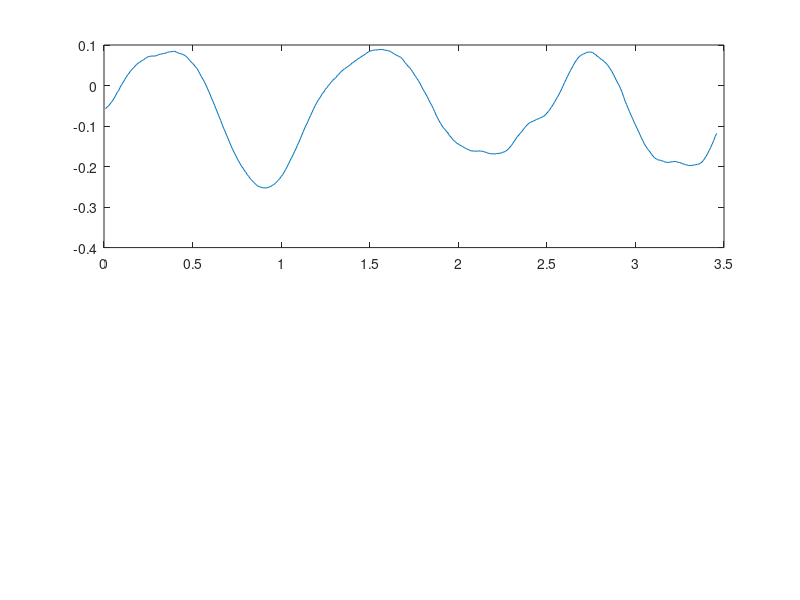

Write MATLAB code to recreate this figure. (Note: this script raises an error after producing the figure.)
%% Initialization
clear;
close all;
clc;


%% Set font sizes
axFontSize = 30;
labelFontSize = 35;
titleFontSize = 40;


%% Load data to show usefulness of generalized coordinates
load NoGenCoordResults.mat;
xEstNoGenCoord = xEst(:,1:end-1);
sseNoGenCoordObs = sse.xobs;
sseNoGenCoord = sse.xh;

load GenCoordResults.mat;
xEstGenCoord = xEst;
sseGenCoordObs = sse.xobs;
sseGenCoord = sse.xh;

figure;
subplot(2,1,1);
box on;
hold on;
plot(t,x(1,:));
plot(t,xEstNoGenCoord(1,:));
plot(t,xEstGenCoord(1,:));
legend('Measured',['DEM without gen. coord. (SSE = ' ...
                         num2str(sseNoGenCoordObs) ')'],...
                        ['DEM with gen. coord. (SSE = ' ...
                         num2str(sseGenCoordObs) ')']);
xlabel('Time (s)','FontSize',labelFontSize);
ylabel('$\phi$ (rad)','FontSize',labelFontSize,...
                              'Interpreter','latex');
title('DEM roll angle estimates with and without generalized coordinates',...
      'FontSize',titleFontSize);
ax = gca;
ax.FontSize = axFontSize;
subplot(2,1,2);
box on;
hold on;
plot(t,x(2,:));
plot(t,xEstNoGenCoord(2,:));
plot(t,xEstGenCoord(2,:));
legend('Measured',['DEM without gen. coord. (SSE = ' ...
                         num2str(sseNoGenCoord) ')'],...
                        ['DEM with gen. coord. (SSE = ' ...
                         num2str(sseGenCoord) ')']);
xlabel('Time (s)','FontSize',labelFontSize);
ylabel('$\dot{\phi}$ (rad/s)','FontSize',labelFontSize,...
                              'Interpreter','latex');
title('DEM roll rate estimates with and without generalized coordinates',...
      'FontSize',titleFontSize);
ax = gca;
ax.FontSize = axFontSize;


%% Load data to show usefulness of generalized output
load NoGenOutputResults.mat;
xEstNoGenOutput = xEst;
sseNoGenOutputObs = sse.xobs;
sseNoGenOutput = sse.xh;

load GenCoordResults.mat;
xEstGenOutput = xEst;
sseGenOutputObs = sse.xobs;
sseGenOutput = sse.xh;

figure;
subplot(2,1,1);
box on;
hold on;
plot(t,x(1,:));
plot(t,xEstNoGenOutput(1,:));
plot(t,xEstGenOutput(1,:));
legend('Measured',['DEM without gen. output (SSE = ' ...
                         num2str(sseNoGenOutputObs) ')'],...
                         ['DEM with gen. output (SSE = ' ...
                          num2str(sseGenOutputObs) ')']);
xlabel('Time (s)','FontSize',labelFontSize);
ylabel('$\phi$ (rad)','FontSize',labelFontSize,...
                              'Interpreter','latex');
title('DEM roll angle estimates with and without generalized output',...
      'FontSize',titleFontSize);
ax = gca;
ax.FontSize = axFontSize;
subplot(2,1,2);
box on;
hold on;
plot(t,x(2,:));
plot(t,xEstNoGenOutput(2,:));
plot(t,xEstGenOutput(2,:));
legend('Measured',['DEM without gen. output (SSE = ' ...
                         num2str(sseNoGenOutput) ')'],...
                         ['DEM with gen. output (SSE = ' ...
                          num2str(sseGenOutput) ')']);
xlabel('Time (s)','FontSize',labelFontSize);
ylabel('$\dot{\phi}$ (rad/s)','FontSize',labelFontSize,...
                              'Interpreter','latex');
title('DEM roll rate estimates with and without generalized output',...
      'FontSize',titleFontSize);
ax = gca;
ax.FontSize = axFontSize;
